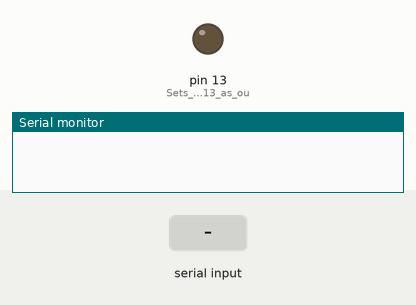
Simulated run of this sketch. Board: Arduino Uno, built with avr-gcc and run on an emulated ATmega328P. Parts: output pins drawn as LEDs (lit = HIGH), the last lines printed to the serial monitor. Inputs (shaded band) come from the test bench.

Above: at 1.2 s.
1.3 s: "1\n" received over Serial
At 1.7 s:
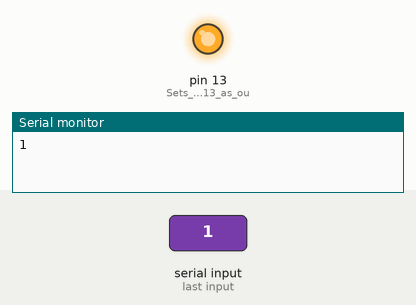
2.8 s: "0\n" received over Serial
At 4.0 s:
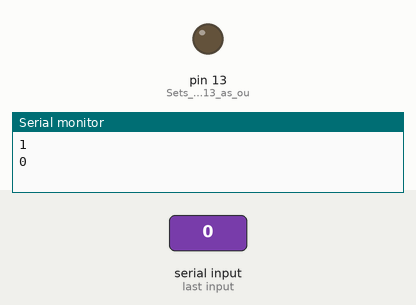
Timing chart, 0 to 5.8 s (numbered marks = the images above; inputs shaded):
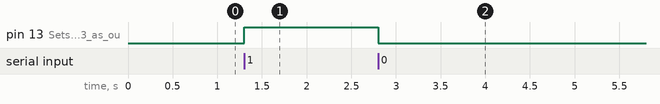

The sketch:

simplified-bt.ino
```cpp
//Edited by Eternal-plasma :)
char Bt_read = 0;                //Variable for storing Bluetooth recive
void setup()
{
  Serial.begin(9600);         //Sets the data rate in bits per second (baud)
  pinMode(13, OUTPUT);        //Sets digital pin 13 as output pin
}
void loop()
{
  if(Serial.available() > 0)  //if you can get data then......
  {
    Bt_read = Serial.read();      //Read the incoming data and store it into variable
    Serial.print(Bt_read);        //Print Value of Incoming_value in Serial monitor
    Serial.print("\n");        //New line
    if(Bt_read == '1')            //Checks whether value of Incoming_value is equal to 1
      digitalWrite(13, HIGH);  //If value is 1 then LED turns ON
    else if(Bt_read == '0')       //Checks whether value of Incoming_value is equal to 0
      digitalWrite(13, LOW);   //If value is 0 then LED turns OFF
  }

}
```

Measured:
- after the input at 1.3 s, pin 13 (Sets_digital_pin_13_as_ou): LOW → HIGH at once
- after the input at 2.8 s, pin 13 (Sets_digital_pin_13_as_ou): HIGH → LOW at once
